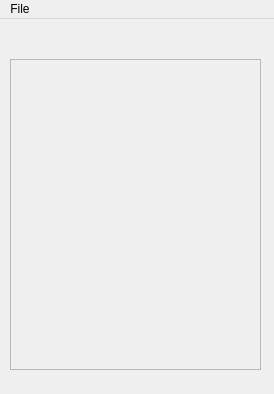
<?xml version="1.0" encoding="UTF-8"?>
<ui version="4.0">
 <class>MainWindow</class>
 <widget class="QMainWindow" name="MainWindow">
  <property name="geometry">
   <rect>
    <x>0</x>
    <y>0</y>
    <width>274</width>
    <height>394</height>
   </rect>
  </property>
  <property name="minimumSize">
   <size>
    <width>274</width>
    <height>394</height>
   </size>
  </property>
  <property name="maximumSize">
   <size>
    <width>274</width>
    <height>394</height>
   </size>
  </property>
  <property name="windowTitle">
   <string>QTcpChat</string>
  </property>
  <property name="windowIcon">
   <iconset resource="res.qrc">
    <normaloff>:/images/mainwindow/Resources/icon.png</normaloff>:/images/mainwindow/Resources/icon.png</iconset>
  </property>
  <widget class="QWidget" name="centralWidget">
   <widget class="QScrollArea" name="scrollArea">
    <property name="geometry">
     <rect>
      <x>10</x>
      <y>40</y>
      <width>251</width>
      <height>311</height>
     </rect>
    </property>
    <property name="widgetResizable">
     <bool>true</bool>
    </property>
    <widget class="QWidget" name="scrollAreaWidgetContents">
     <property name="geometry">
      <rect>
       <x>0</x>
       <y>0</y>
       <width>249</width>
       <height>309</height>
      </rect>
     </property>
    </widget>
   </widget>
  </widget>
  <widget class="QMenuBar" name="menuBar">
   <property name="geometry">
    <rect>
     <x>0</x>
     <y>0</y>
     <width>274</width>
     <height>21</height>
    </rect>
   </property>
   <widget class="QMenu" name="menuQTCPChat">
    <property name="title">
     <string>File</string>
    </property>
   </widget>
   <addaction name="menuQTCPChat"/>
  </widget>
  <action name="actionConnection">
   <property name="text">
    <string>Connect</string>
   </property>
  </action>
  <action name="actionDisconnect">
   <property name="text">
    <string>Disconnect</string>
   </property>
  </action>
  <action name="actionQuit">
   <property name="text">
    <string>Quit</string>
   </property>
  </action>
 </widget>
 <layoutdefault spacing="6" margin="11"/>
 <resources>
  <include location="res.qrc"/>
 </resources>
 <connections/>
</ui>
